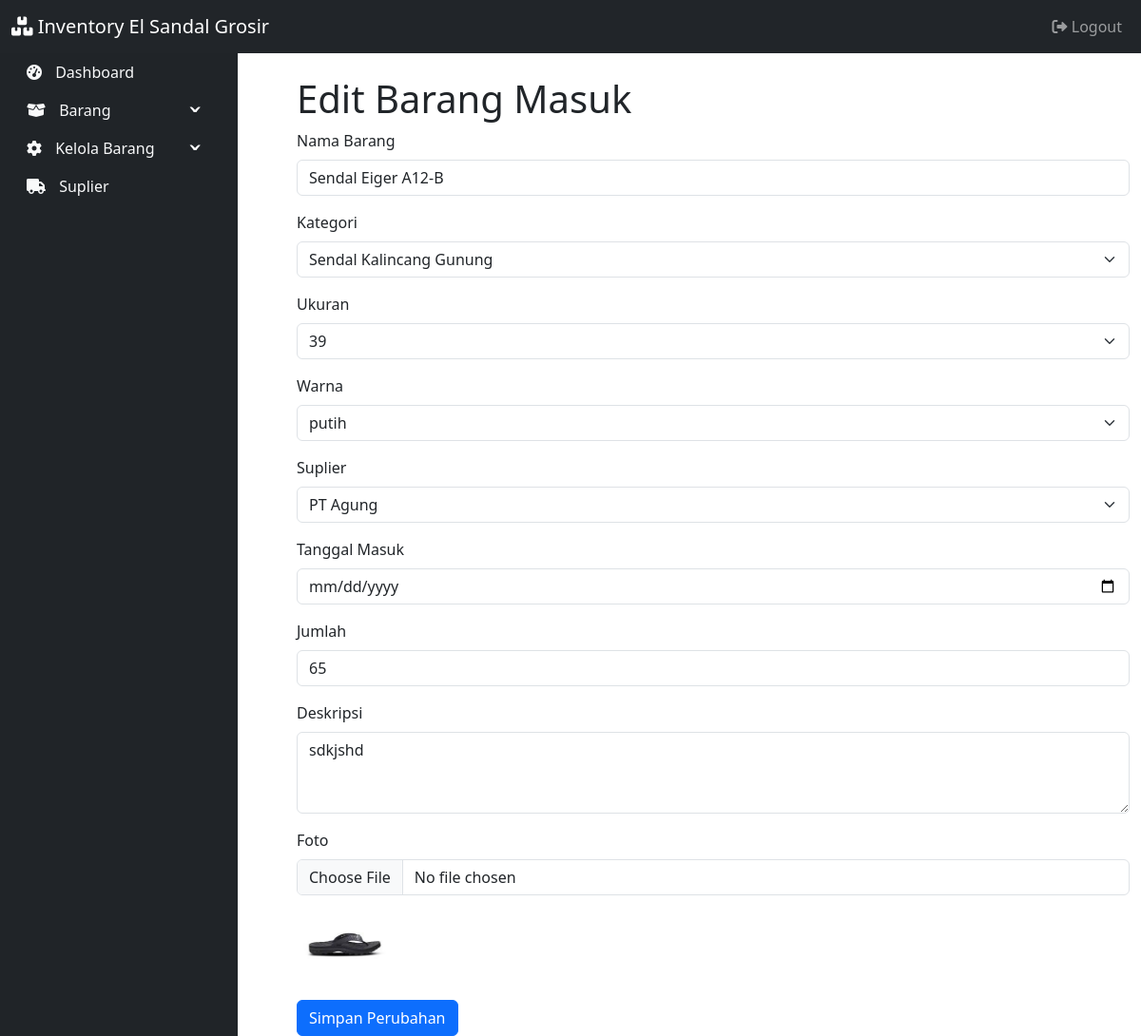
The app's page /halaman/edit_barang_masuk.php?id=9 (signed in) with its own data.
### tables this page shows
CREATE TABLE `masuk` (
  `id` int(11) NOT NULL,
  `barang_id` int(11) NOT NULL,
  `jumlah` int(11) NOT NULL,
  `id_suplier` int(11) NOT NULL,
  `tanggal_masuk` date NOT NULL
);

CREATE TABLE `barang` (
  `id` int(11) NOT NULL,
  `nama` varchar(255) NOT NULL,
  `kategori_id` int(11) NOT NULL,
  `ukuran_id` int(11) NOT NULL,
  `warna_id` int(11) NOT NULL,
  `stok` int(11) NOT NULL DEFAULT 0,
  `foto` varchar(255) DEFAULT NULL,
  `deskripsi` text DEFAULT NULL
);

CREATE TABLE `kategori` (
  `id` int(11) NOT NULL,
  `nama_kategori` varchar(255) NOT NULL
);

CREATE TABLE `ukuran` (
  `id` int(11) NOT NULL,
  `nama_ukuran` varchar(50) NOT NULL
);

CREATE TABLE `warna` (
  `id` int(11) NOT NULL,
  `nama_warna` varchar(255) NOT NULL
);

CREATE TABLE `suplier` (
  `id` int(11) NOT NULL,
  `nama` varchar(255) NOT NULL,
  `kontak` varchar(255) DEFAULT NULL,
  `alamat` text DEFAULT NULL
);

### halaman/edit_barang_masuk.php (the view, shortened to what this page needs)
<?php
include '../koneksi/koneksi.php';
$barang_id = $_GET['id'] ?? null;
$queryBarang = "SELECT b.*, m.id_suplier FROM barang b JOIN masuk m ON b.id = m.barang_id WHERE b.id = ?";
$stmtBarang = $koneksi->prepare($queryBarang);
$stmtBarang->bind_param("i", $barang_id);
$stmtBarang->execute();
$barang = $stmtBarang->get_result()->fetch_assoc();
$queryKategori = "SELECT id, nama_kategori FROM kategori";
$resultKategori = $koneksi->query($queryKategori);
$queryUkuran = "SELECT id, nama_ukuran FROM ukuran";
$resultUkuran = $koneksi->query($queryUkuran);
$queryWarna = "SELECT id, nama_warna FROM warna";
$resultWarna = $koneksi->query($queryWarna);
$querySuplier = "SELECT id, nama FROM suplier";
$resultSuplier = $koneksi->query($querySuplier);
?>
<!DOCTYPE html>
<html lang="en">
<head>
    <link href="https://cdn.jsdelivr.net/npm/bootstrap@5.3.1/dist/css/bootstrap.min.css" rel="stylesheet">
</head>
<body>
    <?php include '../komponen/navbar.php'; ?>
    <div class="container-fluid">
        <div class="row">
            <?php include '../komponen/sidebar.php'; ?>
            <div class="col-md-9 offset-md-3 mt-4">
                <h1>Edit Barang Masuk</h1>
                <form id="editBarangMasukForm" method="POST" action="" enctype="multipart/form-data">
                    <div class="mb-3">
                        <label for="nama_barang" class="form-label">Nama Barang</label>
                        <input type="text" class="form-control" id="nama_barang" name="nama_barang" value="<?php echo htmlspecialchars($barang['nama']); ?>" required>
                    </div>
                    <div class="mb-3">
                        <label for="kategori" class="form-label">Kategori</label>
                        <select class="form-select" id="kategori" name="kategori" required>
                            <?php while ($row = $resultKategori->fetch_assoc()): ?>
                                <option value="<?php echo $row['id']; ?>" <?php echo ($row['id'] == $barang['kategori_id']) ? 'selected' : ''; ?>><?php echo $row['nama_kategori']; ?></option>
                            <?php endwhile; ?>
                        </select>
                    </div>
                    <div class="mb-3">
                        <label for="ukuran" class="form-label">Ukuran</label>
                        <select class="form-select" id="ukuran" name="ukuran" required>
                            <?php while ($row = $resultUkuran->fetch_assoc()): ?>
                                <option value="<?php echo $row['id']; ?>" <?php echo ($row['id'] == $barang['ukuran_id']) ? 'selected' : ''; ?>><?php echo $row['nama_ukuran']; ?></option>
                            <?php endwhile; ?>
                        </select>
                    </div>
                    <div class="mb-3">
                        <label for="warna" class="form-label">Warna</label>
                        <select class="form-select" id="warna" name="warna" required>
                            <?php while ($row = $resultWarna->fetch_assoc()): ?>
                                <option value="<?php echo $row['id']; ?>" <?php echo ($row['id'] == $barang['warna_id']) ? 'selected' : ''; ?>><?php echo $row['nama_warna']; ?></option>
                            <?php endwhile; ?>
                        </select>
                    </div>
                    <div class="mb-3">
                        <label for="suplier" class="form-label">Suplier</label>
                        <select class="form-select" id="suplier" name="suplier" required>
                            <?php while ($row = $resultSuplier->fetch_assoc()): ?>
                                <option value="<?php echo $row['id']; ?>" <?php echo ($row['id'] == $barang['id_suplier']) ? 'selected' : ''; ?>><?php echo $row['nama']; ?></option>
                            <?php endwhile; ?>
                        </select>
                    </div>
                    <div class="mb-3">
                        <label for="tanggal_masuk" class="form-label">Tanggal Masuk</label>
                        <input type="date" class="form-control" id="tanggal_masuk" name="tanggal_masuk" value="<?php echo htmlspecialchars($barang['tanggal_masuk']); ?>" required>
                    </div>
                    <div class="mb-3">
                        <label for="jumlah" class="form-label">Jumlah</label>
                        <input type="number" class="form-control" id="jumlah" name="jumlah" value="<?php echo htmlspecialchars($barang['stok']); ?>" required>
                    </div>
                    <div class="mb-3">
                        <label for="deskripsi" class="form-label">Deskripsi</label>
                        <textarea class="form-control" id="deskripsi" name="deskripsi" rows="3" required><?php echo htmlspecialchars($barang['deskripsi']); ?></textarea>
                    </div>
                    <div class="mb-3">
                        <label for="foto" class="form-label">Foto</label>
                        <input type="file" class="form-control" id="foto" name="foto">
                        <?php if (!empty($barang['foto'])): ?>
                            <img src="../gambar_barang/<?php echo htmlspecialchars($barang['foto']); ?>" alt="Foto Barang" style="max-width: 100px;">
                        <?php endif; ?>
                    </div>
                    <button type="submit" class="btn btn-primary">Simpan Perubahan</button>
                </form>
            </div>
        </div>
    </div>
</body>
</html>

### records on screen
masuk: nama_barang "Sendal Eiger A12-B", suplier "PT Agung", jumlah "65", deskripsi "sdkjshd", barang.foto (picture)
barang: kategori "Sendal Kalincang Gunung", ukuran "39", warna "putih"
